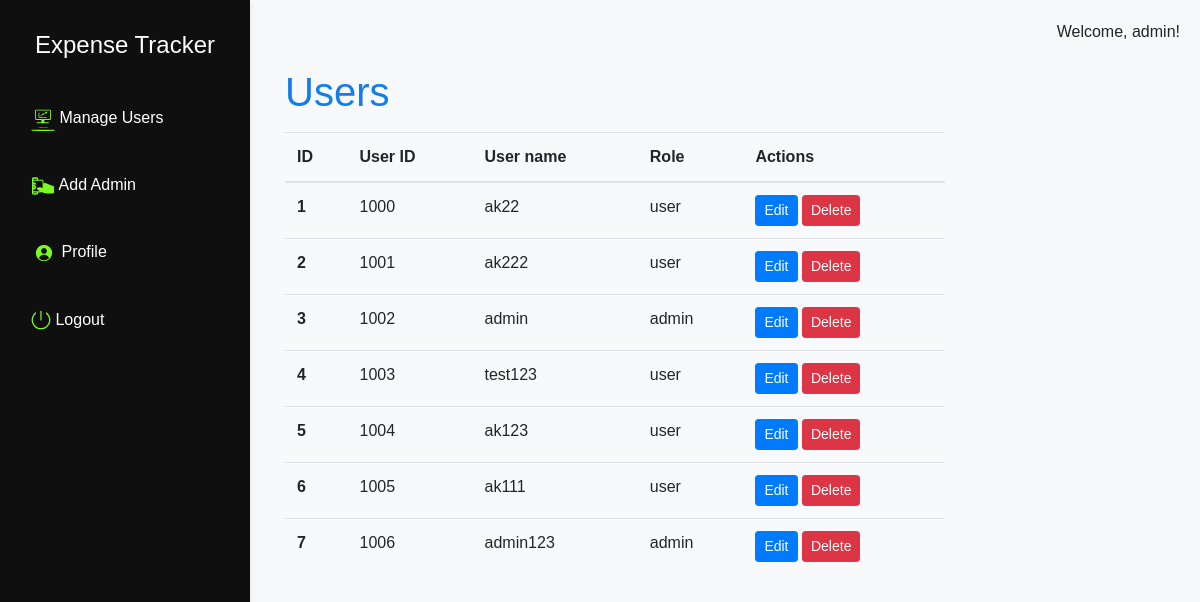
The app's page /admindashboard (signed in) with its own data.
### tables this page shows
CREATE TABLE users
                 (id INTEGER PRIMARY KEY,email TEXT,username TEXT UNIQUE,firstname TEXT,lastname TEXT,phone TEXT, password TEXT, role TEXT, isactive text default 1);

### app.py (the view)
@app.route('/admindashboard', methods=['GET', 'POST'])
def admindashboard():
    if 'username' in session:
        conn = sqlite3.connect('expense_tracker.db')
        cur = conn.cursor()
        cur.execute("SELECT  id,username,role FROM users")
        users = cur.fetchall()
        conn.close()
        response = make_response(render_template('admindashboard.html', username=session['username'],users=users))
        response.headers['Cache-Control'] = 'no-cache, no-store, must-revalidate'
        response.headers['Pragma'] = 'no-cache'
        response.headers['Expires'] = '0'
        return response
    return redirect(url_for('login'))

### templates/admindashboard.html (shortened to what this page needs)
<!DOCTYPE html>
<html lang="en">
<head>
    <link rel="stylesheet" href="https://maxcdn.bootstrapcdn.com/bootstrap/4.0.0/css/bootstrap.min.css">
    <link rel="stylesheet" href="/static/style.css">
</head>
<body>
    <div class="nav-side-menu">
        <div class="brand">Expense Tracker</div>
        <ul class="nav flex-column">
            <li class="nav-item">
                <a class="nav-link" href="/admindashboard">
                    <img src="{{url_for('static', filename='icons/dashboard.svg')}}" alt="Dashboard Icon" width="24" height="24">   Manage Users</a>
            </li>
            <li class="nav-item">
                <a class="nav-link" href="#" onclick="loadPage('/addadmin')"><img src="{{url_for('static', filename='icons/transactions.svg')}}" alt="Expense Icon" width="24" height="24">  Add Admin</a>
            </li>
            <li class="nav-item">
                <a class="nav-link" href="#" onclick="loadPage('/adminprofile')"><img src="{{url_for('static', filename='icons/profile1.svg')}}" alt="Dashboard Icon" width="26" height="26">    Profile</a>
            </li>
            <li class="nav-item">
                <a class="nav-link" href="/logout"><img src="{{url_for('static', filename='icons/logout.svg')}}" alt="Dashboard Icon" width="20" height="20">   Logout</a>
            </li>
        </ul>
    </div>
    <div class="content">
        <div class="welcome">
            Welcome, {{ username }}!
        </div>
        <div class="content-area">
            <div class="container mt-5">
                <h1 style="color: #137dee;">Users</h1>
                <div class="row">
                    <div class="col">
                        <table class="table">
                            <thead>
                                <tr>
                                    <th scope="col">ID</th>
                                    <th scope="col">User ID</th>
                                    <th scope="col">User name</th>
                                    <th scope="col">Role</th>
                                    <th scope="col">Actions</th>
                                </tr>
                            </thead>
                            <tbody>
                                {% for user in users %}
                            <tr>
                                <th scope="row">{{ loop.index }}</th>
                                <td>{{ user[0] }}</td>
                                <td>{{ user[1] }}</td>
                                <td>{{ user[2] }}</td>
                                <td>
                                    <a href="#" class="btn btn-sm btn-primary" onclick="loadPage('/edituser/{{ user[0] }}')">Edit</a>
                                    <form action="#" method="post" style="display: inline;" onclick="loadPage('/deleteuser/{{ user[0]}}')" onsubmit="return confirm('Are you sure you want to delete this expense?');">
                                        <input type="submit" value="Delete" class="btn btn-sm btn-danger">
                                    </form>
                                </td>
                            </tr>
                                  {% endfor %}
                            </tbody>
                        </table>
                    </div>
                </div>
            </div>
        </div>
    </div>
</body>
</html>

### static/style.css (style rules this page uses)
body { font-family: Arial, sans-serif; background-color: #f8f9fa; }
.nav-side-menu { background-color: #100f0f; color: #080808; padding-top: 20px; height: 100%; width: 250px; position: fixed; top: 0; left: 0; overflow-x: hidden; overflow-y: auto; box-shadow: 0 4px 6px rgba(0, 0, 0, 0.1); }
.brand { font-size: 24px; margin-bottom: 20px; color: #fff; text-align: center; line-height: 50px; }
.nav-side-menu .nav-item { margin-bottom: 10px; padding: 8px 15px; }
.nav-side-menu .nav-item a { color:#fff; text-decoration: none; position: relative; display: inline-block; }
.nav-side-menu .nav-item a::before { content: ''; position: absolute; top: 100%; left: 20%; width: 0; height: 2px; background-color: #fff; transition: width 0.3s ease-in-out, left 0.3s ease-in-out; }
.content { margin-left: 250px; padding: 20px; }
.content-area { margin-right: 220px; min-height: calc(100vh - 56px); overflow-y: auto; }
.welcome { position: fixed; top: 20px; right: 20px; width: 200px; text-align: right; }

### records on screen
users: id "1000", username "ak22", role "user"
users: id "1001", username "ak222", role "user"
users: id "1002", username "admin", role "admin"
users: id "1003", username "test123", role "user"
users: id "1004", username "ak123", role "user"
users: id "1005", username "ak111", role "user"
users: id "1006", username "admin123", role "admin"

### other values on screen
{{ username }} "admin"
